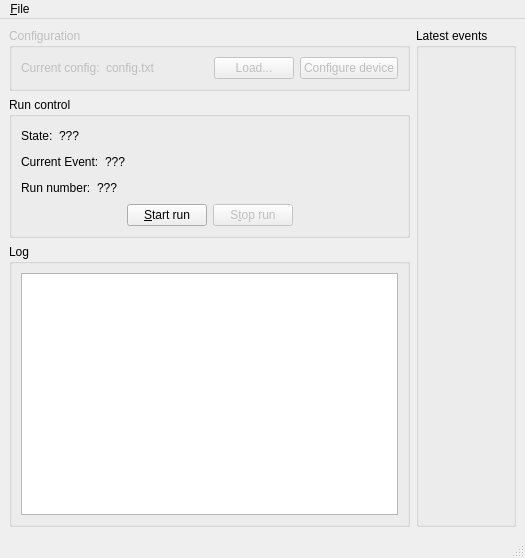
<?xml version="1.0" encoding="UTF-8"?>
<ui version="4.0">
 <class>MainWindow</class>
 <widget class="QMainWindow" name="MainWindow">
  <property name="geometry">
   <rect>
    <x>0</x>
    <y>0</y>
    <width>525</width>
    <height>558</height>
   </rect>
  </property>
  <property name="font">
   <font>
    <family>Segoe UI</family>
    <pointsize>9</pointsize>
   </font>
  </property>
  <property name="windowTitle">
   <string>Run Control</string>
  </property>
  <property name="windowIcon">
   <iconset>
    <normaloff>iheplogo.gif</normaloff>iheplogo.gif</iconset>
  </property>
  <property name="statusTip">
   <string/>
  </property>
  <widget class="QWidget" name="centralwidget">
   <layout class="QHBoxLayout" name="horizontalLayout_7">
    <item>
     <layout class="QVBoxLayout" name="verticalLayout_3">
      <item>
       <widget class="QGroupBox" name="groupBox_3">
        <property name="enabled">
         <bool>false</bool>
        </property>
        <property name="title">
         <string>Configuration</string>
        </property>
        <layout class="QHBoxLayout" name="horizontalLayout">
         <item>
          <widget class="QLabel" name="label_2">
           <property name="text">
            <string>Current config:</string>
           </property>
          </widget>
         </item>
         <item>
          <widget class="QLabel" name="label_3">
           <property name="sizePolicy">
            <sizepolicy hsizetype="Expanding" vsizetype="Preferred">
             <horstretch>0</horstretch>
             <verstretch>0</verstretch>
            </sizepolicy>
           </property>
           <property name="text">
            <string>config.txt</string>
           </property>
          </widget>
         </item>
         <item>
          <widget class="QPushButton" name="pushButton">
           <property name="text">
            <string>Load...</string>
           </property>
           <property name="icon">
            <iconset theme="open">
             <normaloff>.</normaloff>.</iconset>
           </property>
          </widget>
         </item>
         <item>
          <widget class="QPushButton" name="pushButton_2">
           <property name="text">
            <string>Configure device</string>
           </property>
          </widget>
         </item>
        </layout>
       </widget>
      </item>
      <item>
       <widget class="QGroupBox" name="groupBox">
        <property name="title">
         <string>Run control</string>
        </property>
        <layout class="QVBoxLayout" name="verticalLayout">
         <item>
          <layout class="QHBoxLayout" name="horizontalLayout_5">
           <item>
            <widget class="QLabel" name="label_5">
             <property name="text">
              <string>State:</string>
             </property>
            </widget>
           </item>
           <item>
            <widget class="QLabel" name="lblState">
             <property name="text">
              <string>???</string>
             </property>
            </widget>
           </item>
           <item>
            <spacer name="horizontalSpacer_4">
             <property name="orientation">
              <enum>Qt::Horizontal</enum>
             </property>
             <property name="sizeHint" stdset="0">
              <size>
               <width>40</width>
               <height>20</height>
              </size>
             </property>
            </spacer>
           </item>
          </layout>
         </item>
         <item>
          <layout class="QHBoxLayout" name="horizontalLayout_6">
           <item>
            <widget class="QLabel" name="label_6">
             <property name="text">
              <string>Current Event:</string>
             </property>
            </widget>
           </item>
           <item>
            <widget class="QLabel" name="lblEventNumber">
             <property name="text">
              <string>???</string>
             </property>
            </widget>
           </item>
           <item>
            <spacer name="horizontalSpacer_5">
             <property name="orientation">
              <enum>Qt::Horizontal</enum>
             </property>
             <property name="sizeHint" stdset="0">
              <size>
               <width>40</width>
               <height>20</height>
              </size>
             </property>
            </spacer>
           </item>
          </layout>
         </item>
         <item>
          <layout class="QHBoxLayout" name="horizontalLayout_2">
           <item>
            <widget class="QLabel" name="label_4">
             <property name="text">
              <string>Run number:</string>
             </property>
            </widget>
           </item>
           <item>
            <widget class="QLabel" name="lblRunNumber">
             <property name="text">
              <string>???</string>
             </property>
            </widget>
           </item>
           <item>
            <spacer name="horizontalSpacer">
             <property name="orientation">
              <enum>Qt::Horizontal</enum>
             </property>
             <property name="sizeHint" stdset="0">
              <size>
               <width>40</width>
               <height>20</height>
              </size>
             </property>
            </spacer>
           </item>
          </layout>
         </item>
         <item>
          <layout class="QHBoxLayout" name="horizontalLayout_3">
           <item>
            <spacer name="horizontalSpacer_2">
             <property name="orientation">
              <enum>Qt::Horizontal</enum>
             </property>
             <property name="sizeHint" stdset="0">
              <size>
               <width>40</width>
               <height>20</height>
              </size>
             </property>
            </spacer>
           </item>
           <item>
            <widget class="QPushButton" name="btnStartRun">
             <property name="text">
              <string>&amp;Start run</string>
             </property>
            </widget>
           </item>
           <item>
            <widget class="QPushButton" name="btnStopRun">
             <property name="enabled">
              <bool>false</bool>
             </property>
             <property name="text">
              <string>S&amp;top run</string>
             </property>
            </widget>
           </item>
           <item>
            <spacer name="horizontalSpacer_3">
             <property name="orientation">
              <enum>Qt::Horizontal</enum>
             </property>
             <property name="sizeHint" stdset="0">
              <size>
               <width>40</width>
               <height>20</height>
              </size>
             </property>
            </spacer>
           </item>
          </layout>
         </item>
        </layout>
       </widget>
      </item>
      <item>
       <widget class="QGroupBox" name="groupBox_2">
        <property name="title">
         <string>Log</string>
        </property>
        <layout class="QHBoxLayout" name="horizontalLayout_4">
         <item>
          <widget class="QTextEdit" name="textEdit"/>
         </item>
        </layout>
       </widget>
      </item>
     </layout>
    </item>
    <item>
     <widget class="QGroupBox" name="groupBox_4">
      <property name="title">
       <string>Latest events</string>
      </property>
      <layout class="QHBoxLayout" name="horizontalLayout_8">
       <item>
        <widget class="QWidget" name="graph" native="true"/>
       </item>
      </layout>
     </widget>
    </item>
   </layout>
  </widget>
  <widget class="QMenuBar" name="menubar">
   <property name="geometry">
    <rect>
     <x>0</x>
     <y>0</y>
     <width>525</width>
     <height>24</height>
    </rect>
   </property>
   <widget class="QMenu" name="menu_File">
    <property name="title">
     <string>&amp;File</string>
    </property>
    <addaction name="action_Exit"/>
   </widget>
   <addaction name="menu_File"/>
  </widget>
  <widget class="QStatusBar" name="statusbar"/>
  <action name="action_Exit">
   <property name="text">
    <string>&amp;Exit</string>
   </property>
   <property name="shortcut">
    <string>Alt+F4</string>
   </property>
  </action>
 </widget>
 <resources/>
 <connections/>
 <designerdata>
  <property name="gridDeltaX">
   <number>10</number>
  </property>
  <property name="gridDeltaY">
   <number>10</number>
  </property>
  <property name="gridSnapX">
   <bool>true</bool>
  </property>
  <property name="gridSnapY">
   <bool>true</bool>
  </property>
  <property name="gridVisible">
   <bool>true</bool>
  </property>
 </designerdata>
</ui>
